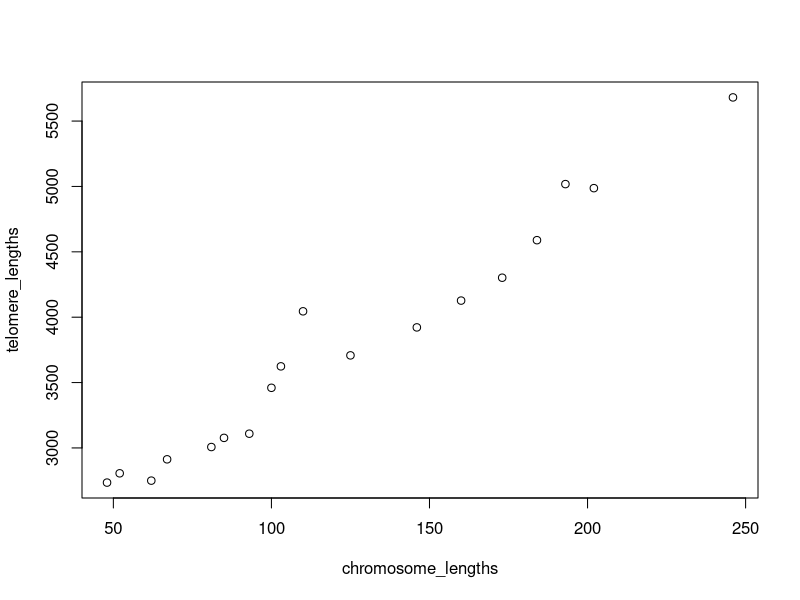
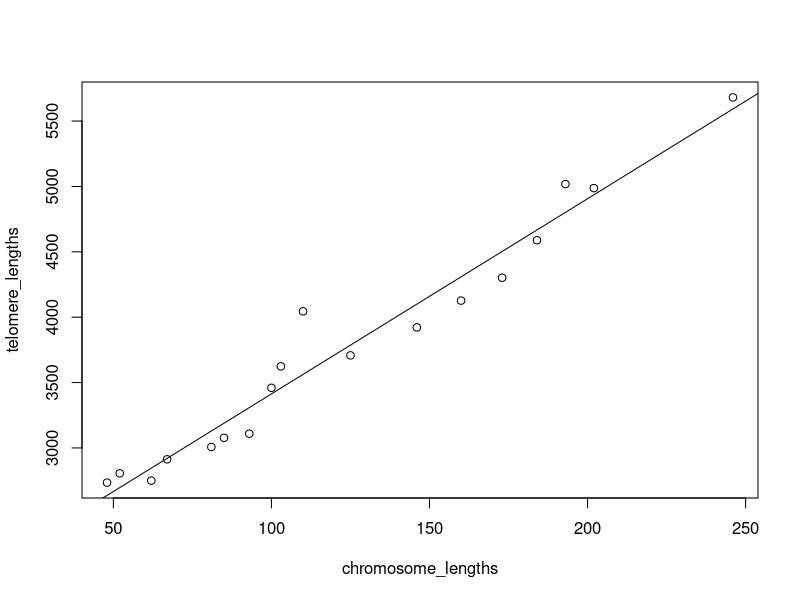
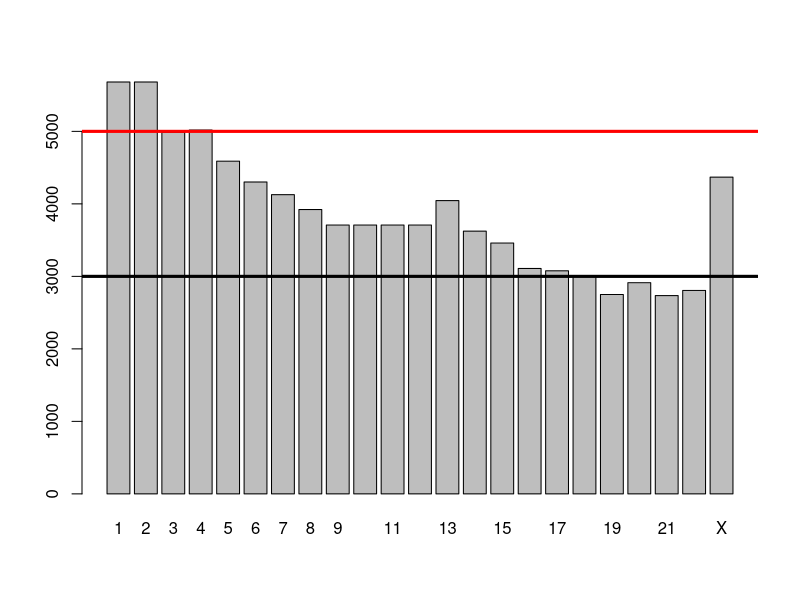
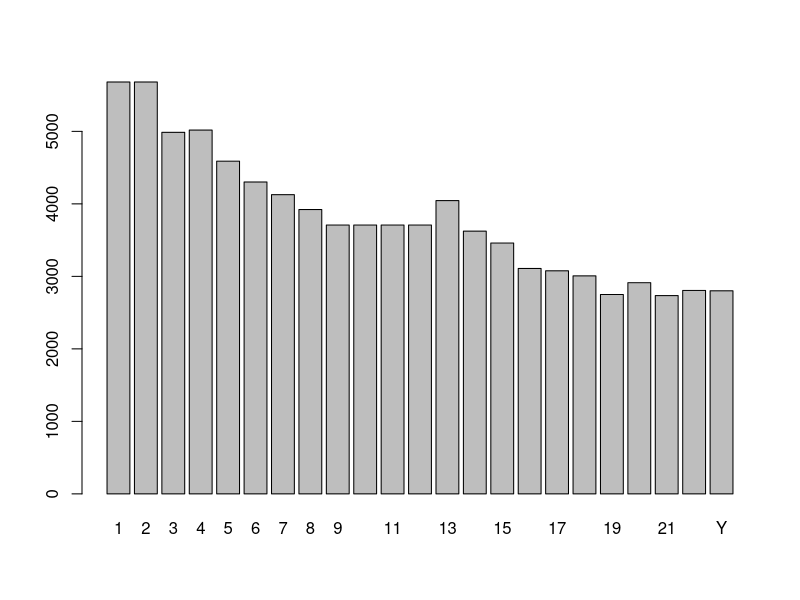
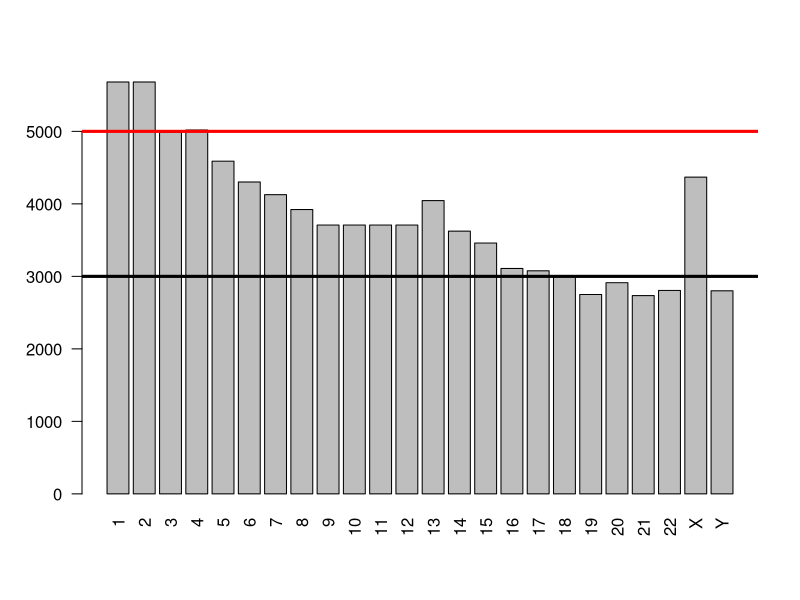
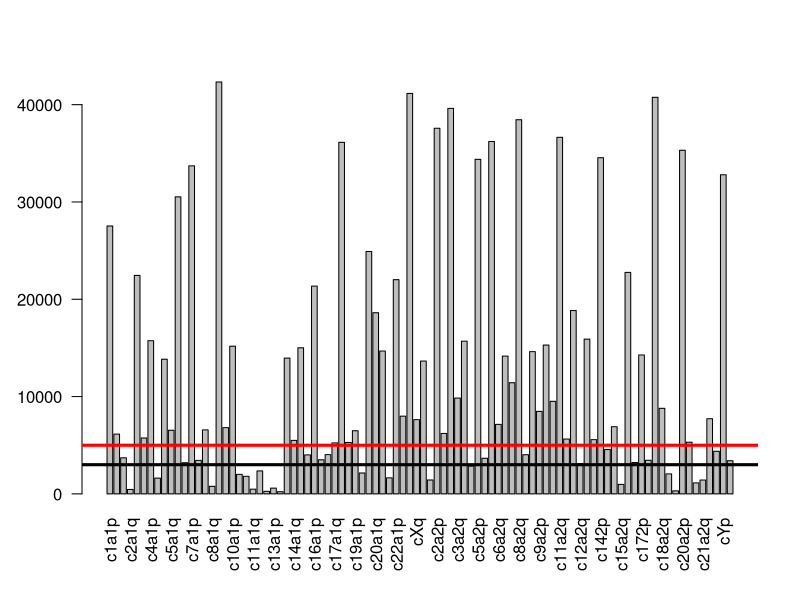
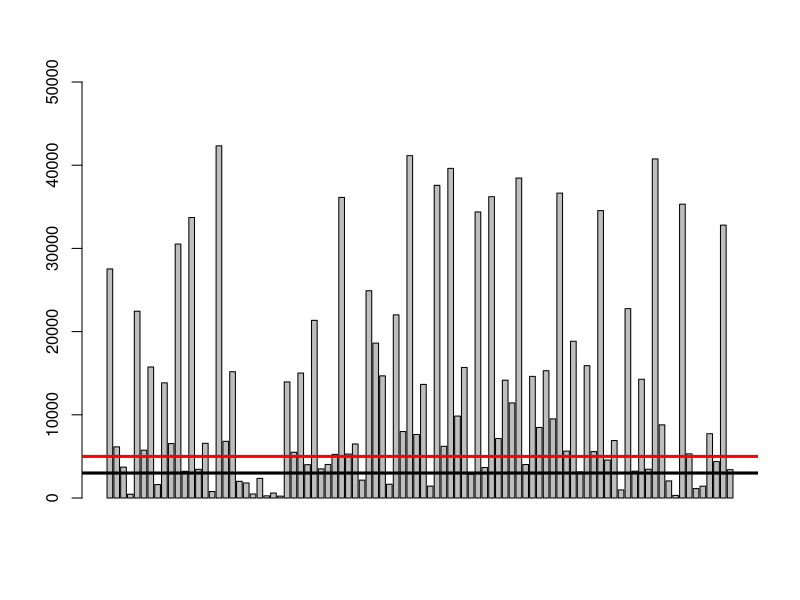
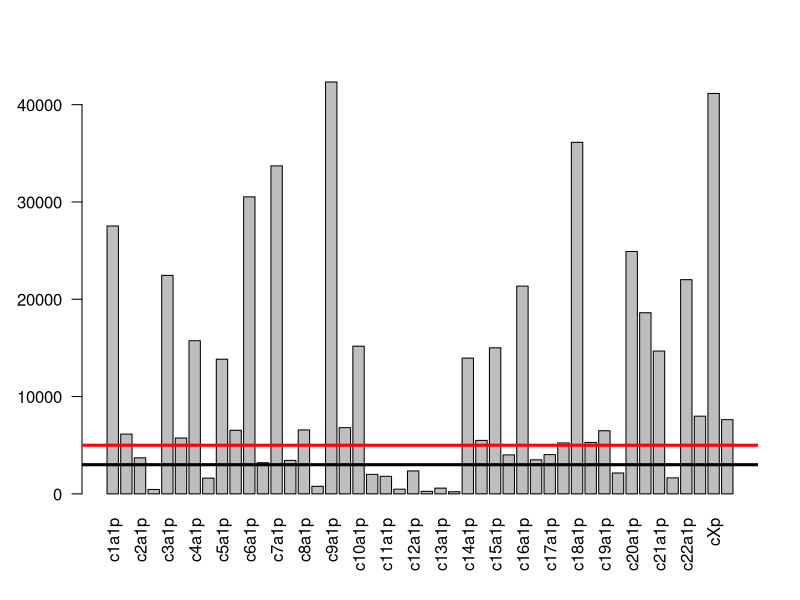

Here is the R script that generated these plots, in order:
## ---- chunk 1
# according to Suda 2002 "The present study demonstrated that RTC values in
# each chromosome were significantly correlated with
# the chromosome size"
# there should be a linear relationship between chromosome length and telomere length
chromosome_lengths <- c(246, 202, 193, 184, 173, 160, 146, 125, 110, 103, 100, 93, 85, 81, 62, 67, 48, 52)
telomere_lengths <- c(5681, 4987, 5018, 4589, 4302, 4127, 3922, 3708, 4045, 3624, 3460, 3109, 3077, 3007, 2750, 2913, 2735, 2806)
length(chromosome_lengths)
length(telomere_lengths)
plot(chromosome_lengths, telomere_lengths)
## ---- chunk 2
# this is a linear regression of the variables
lm(telomere_lengths ~ chromosome_lengths)
## ---- chunk 3
plot(chromosome_lengths, telomere_lengths)
abline(1920.25, 14.93)
## ---- chunk 4
# AWESOME! The y = mx + b is y = 14.93x + 1920.25
# let's check the math here
# an x of 50 should 2750ish for y
14.93*50 + 1920.25
# an x of 250 should be 5500ish on the y
14.93*250 + 1920.25
## ---- chunk 5
# I'm assuming that this relationship will hold true for chromosomes X + Y
# AND that p/q is 1 in telomerase (CITATION NEEDED) and that it's fine
# to think of chromsomes 1+2 having equal telomere lengths AND that same deal for 9-12
# I need to calculate lengths for chromosome x and chromosome y
# Morton 1991 Parameters of the human genome Table 1 has data I can play with
# BUT, keep in mind that the chromosome Mb are slightly different from Suda 2002 2
chromosome_X_length <- 14.93*164 + 1920.25
chromosome_X_length
chromosome_Y_length <- 14.93*59 + 1920.25
chromosome_Y_length
# telomere_lengths
chromosome_1_length <- telomere_lengths[1]
chromosome_2_length <- telomere_lengths[1]
chromosome_9_length <- telomere_lengths[8]
chromosome_10_length <- telomere_lengths[8]
chromosome_11_length <-telomere_lengths[8]
chromosome_12_length <- telomere_lengths[8]
## ---- chunk 6
# telomere_lengths is from Suda 2002. I wanna update it to have:
# individual lengths for C1+2
# individual lengths for C9-12
# individual lengths for X & Y 
# ^ REMEMBER that X and Y are on different pairs of chromosomes!!!
# So, the diploid chromosome would be missing C2, C10, C11, C12, and X (OR Y)
# that's 5 less than 23, so initial length should be 18
length(telomere_lengths)
telomere_lengths
## ---- chunk 7
chrom_1 <- chromosome_1_length
chrom_2 <- chromosome_2_length
chrom_3 <- telomere_lengths[2]
chrom_4 <- telomere_lengths[3]
chrom_5 <- telomere_lengths[4]
chrom_6 <- telomere_lengths[5]
chrom_7 <- telomere_lengths[6]
chrom_8 <- telomere_lengths[7]
chrom_9 <- chromosome_9_length
chrom_10 <- chromosome_10_length
chrom_11 <- chromosome_11_length
chrom_12 <- chromosome_12_length
chrom_13 <- telomere_lengths[9]
chrom_14 <- telomere_lengths[10]
chrom_15 <- telomere_lengths[11]
chrom_16 <- telomere_lengths[12]
chrom_17 <- telomere_lengths[13]
chrom_18 <- telomere_lengths[14]
chrom_19 <- telomere_lengths[15]
chrom_20 <- telomere_lengths[16]
chrom_21 <- telomere_lengths[17]
chrom_22 <- telomere_lengths[18]
chrom_X <- chromosome_X_length
chrom_Y <- chromosome_Y_length
## ---- chunk 8
# this set has the X chromosome
chromosome_pair_1_telomere_lengths <- c(chrom_1, chrom_2, chrom_3, chrom_4, chrom_5, chrom_6, chrom_7, chrom_8, chrom_9, chrom_10, chrom_11, chrom_12,chrom_13,chrom_14,chrom_15,chrom_16,chrom_17,chrom_18,chrom_19,chrom_20, chrom_21, chrom_22, chrom_X)
# this set has the Y chromosome
chromosome_pair_2_telomere_lengths <- c(chrom_1, chrom_2, chrom_3, chrom_4, chrom_5, chrom_6, chrom_7, chrom_8, chrom_9, chrom_10, chrom_11, chrom_12,chrom_13,chrom_14,chrom_15,chrom_16,chrom_17,chrom_18,chrom_19,chrom_20, chrom_21, chrom_22, chrom_Y)
## ---- chunk 9
chromosome_pair_1_names <- c((1:22), "X")
chromosome_pair_2_names <- c((1:22), "Y")
## ---- chunk 10

barplot(chromosome_pair_1_telomere_lengths, names.arg=chromosome_pair_1_names)
abline(h=5000, col="red", lwd=3)
abline(h=3000, col="black", lwd=3)
## ---- chunk 11
# this has the y chromosome
barplot(chromosome_pair_2_telomere_lengths, names.arg=chromosome_pair_2_names)
## ---- chunk 12
# in the simple case of telomerase it is fair to assume the p and q arms will have a ratio of 1
telomerase_chromosome_lengths <- c(chrom_1, chrom_2, chrom_3, chrom_4, chrom_5, chrom_6, chrom_7, chrom_8, chrom_9, chrom_10, chrom_11, chrom_12,chrom_13,chrom_14,chrom_15,chrom_16,chrom_17,chrom_18,chrom_19,chrom_20, chrom_21, chrom_22, chrom_X, chrom_Y)
telomerase_chromosome_names <- c((1:22), "X", "Y")
barplot(telomerase_chromosome_lengths, names.arg=telomerase_chromosome_names, las=2)
abline(h=5000, col="red", lwd=3)
abline(h=3000, col="black", lwd=3)
## ---- chunk 13
# the length of one set of chromosomes should be 23
one_set_of_chromosomes <- c((1:22), "X")
length(one_set_of_chromosomes)
# list of autosome pairs and sex chromosomes should be 46 long
autosome_pairs_sex_chromosomes <- c("c1a1", "c2a1", "c3a1", "c4a1", "c5a1", "c6a1", "c7a1", "c8a1", "c9a1", "c10a1", "c11a1", "c12a1", "c13a1", "c14a1", "c15a1", "c16a1", "c17a1", "c18a1", "c19a1", "c20a1", "c21a1", "c22a1", "cX", "c1a2", "c2a2", "c3a2", "c4a2", "c5a2", "c6a2", "c7a2", "c8a2", "c9a2", "c102", "c11a2", "c12a2", "c13a2", "c142", "c15a2", "c16a2", "c172", "c18a2", "c19a2", "c20a2", "c21a2", "c22a2", "cY")
length(autosome_pairs_sex_chromosomes)
# list of autosome pairs and sex chromosomes AND both arms should be 92 long
#autosome_pairs_sex_chromosomes_and_arms <- c("c1a1p", "c2a1p", "c3a1p", "c4a1p", "c5a1p", "c6a1p", "c7a1p", "c8a1p", "c9a1p", "c10a1p", "c11a1p", "c12a1p", "c13a1p", "c14a1p", "c15a1p", "c16a1p", "c17a1p", "c18a1p", "c19a1p", "c20a1p", "c21a1p", "c22a1p", "cXp", "c1a2p", "c2a2p", "c3a2p", "c4a2p", "c5a2p", "c6a2p", "c7a2p", "c8a2p", "c9a2p", "c102p", "c11a2p", "c12a2p", "c13a2p", "c142p", "c15a2p", "c16a2p", "c172p", "c18a2p", "c19a2p", "c20a2p", "c21a2p", "c22a2p", "cYp", "c1a1q", "c2a1q", "c3a1q", "c4a1q", "c5a1q", "c6a1q", "c7a1q", "c8a1q", "c9a1q", "c10a1q", "c11a1q", "c12a1q", "c13a1q", "c14a1q", "c15a1q", "c16a1q", "c17a1q", "c18a1q", "c19a1q", "c20a1q", "c21a1q", "c22a1q", "cXq", "c1a2q", "c2a2q", "c3a2q", "c4a2q", "c5a2q", "c6a2q", "c7a2q", "c8a2q", "c9a2q", "c102q", "c11a2q", "c12a2q", "c13a2q", "c142q", "c15a2q", "c16a2q", "c172q", "c18a2q", "c19a2q", "c20a2q", "c21a2q", "c22a2q", "cYq")

# I want the order of chrom1a1p, chrom1a1q, chrom1a2p ... chromXp, chromXq, chrom1a2p, chrom1a2q ... chromYp, chromYp
autosome_pairs_sex_chromosomes_and_arms <- c("c1a1p", "c1a1q","c2a1p","c2a1q","c3a1p","c3a1q","c4a1p","c4a1q","c5a1p","c5a1q","c6a1p","c6a1q","c7a1p","c7a1q","c8a1p","c8a1q","c9a1p","c9a1q","c10a1p","c10a1q","c11a1p","c11a1q","c12a1p","c12a1q","c13a1p","c13a1q","c14a1p","c14a1q","c15a1p","c15a1q","c16a1p","c16a1q","c17a1p","c17a1q","c18a1p","c18a1q","c19a1p","c19a1q","c20a1p","c20a1q","c21a1p","c21a1q","c22a1p","c22a1q","cXp","cXq","c1a2p","c1a2q","c2a2p","c2a2q","c3a2p","c3a2q","c4a2p","c4a2q","c5a2p","c5a2q","c6a2p","c6a2q","c7a2q", "c8a2p","c8a2q","c7a2p","c9a2q","c9a2p","c102q","c102p","c11a2q","c11a2p","c12a2p","c12a2q", "c13a2p","c13a2q", "c142p","c142q", "c15a2p", "c15a2q","c16a2p","c16a2q","c172p","c172q","c18a2p","c18a2q","c19a2p", "c19a2q","c20a2p","c20a2q", "c21a2p","c21a2q","c22a2p","c22a2q","cYp","cYq")
length(autosome_pairs_sex_chromosomes_and_arms)
## ---- chunk 14
library(rlist)
# Bryan 1995. ALT up to 50 kb (peaks at 10 and 50 kb)
# Henson 2002 less than 3kb to over 50 kb
# Murnane 1994 ALT cells sporadic +/- in telomere lengths up to 20 kb AND gradual erosion of 50 bp/ PD
# Yeager 1999 ALT pattern took 17 generations to escape culture w/clone
# LOTS OF CITATIONS FOR THIS up to 30% of ALT telomeres have undetectable telomeres MIGHT BE UNDETECTABLY SHORT CAUSE DIFF SEQUENCES
# 28 is J.N. Jeyapalan, A. Mendez-Bermudez, N. Zaffaroni, Y.E. Dubrova, N.J. Royle
# PERREM 2001 p/q arm ratios are off in ALT
# Henson 2010 Assaying and investigating Alternative Lengthening of Telomeres activity in human cells and cancers
# this has the X chromosome
# p / q is 10 - 0.1
# ALT makes the ratio of p/q weird. Expected to be unchanged if ALT turned off.
# Henson 2010 Assaying and investigating Alternative Lengthening of Telomeres activity in human cells and cancer
#  Losses of chromosomes 13, X, and 22, gains of 2, 3, 5, and 20, and translocation/deletion events involving several common chromosomal fragile sites (CFSs) were recurrent.
ALT_telomere_lengths <- vector("list", 92)
current_telomere_length_total <- 0
current_telomere_length_Q <- 0
current_telomere_length_P <- 0
i <- 1
generate_ALT_telomeres <- function() {
  for(length in 1:46){
    # print(length)
    current_telomere_length <- runif(1, min=500, max=50000)
    P_to_Q_ratio <- runif(1, 0.1, 10)
    current_telomere_length_Q <- current_telomere_length/(P_to_Q_ratio+1)
    current_telomere_length_P <- current_telomere_length - current_telomere_length_Q
    current_sum_p_q <- current_telomere_length_Q+current_telomere_length_P
    determine_P_to_Q_ratio <- current_telomere_length_P / current_telomere_length_Q
    print(paste("current total length is ", current_telomere_length, "Q is ", current_telomere_length_Q, "P is ", current_telomere_length_P, " sum is ", current_sum_p_q))
    print(paste("current P_to_Q_ratio is ", P_to_Q_ratio, "Q is ", current_telomere_length_Q, "P is ", current_telomere_length_P, " P_to_Q_ratio is ", determine_P_to_Q_ratio))
    print("")
    # current_telomere_length_P <- P_to_Q_ratio * current_telomere_length_Q
    # ALT_telomere_lengths[[length]] <- length
    #list.append(ALT_telomere_lengths, current_telomere_length_Q)
    #list.append(ALT_telomere_lengths, current_telomere_length_P)
    ALT_telomere_lengths[i] <- current_telomere_length_P 
    i <- i + 1
    ALT_telomere_lengths[i] <- current_telomere_length_Q
    i <- i + 1
  }
  return(ALT_telomere_lengths)
}
ALT_telomere_lengths <- generate_ALT_telomeres()
## ---- chunk 15
barplot(as.numeric(ALT_telomere_lengths), names.arg=autosome_pairs_sex_chromosomes_and_arms, las=2)
abline(h=5000, col="red", lwd=3)
abline(h=3000, col="black", lwd=3)
## ---- chunk 16
barplot(as.numeric(ALT_telomere_lengths), ylim=c(0,50000))
abline(h=5000, col="red", lwd=3)
abline(h=3000, col="black", lwd=3)
## ---- chunk 17
barplot(as.numeric(ALT_telomere_lengths[1:46]), names.arg=autosome_pairs_sex_chromosomes_and_arms[1:46], las=2)
abline(h=5000, col="red", lwd=3)
abline(h=3000, col="black", lwd=3)
## ---- chunk 18
barplot(as.numeric(ALT_telomere_lengths[47:92]), names.arg=autosome_pairs_sex_chromosomes_and_arms[47:92], las=2)
abline(h=5000, col="red", lwd=3)
abline(h=3000, col="black", lwd=3)
